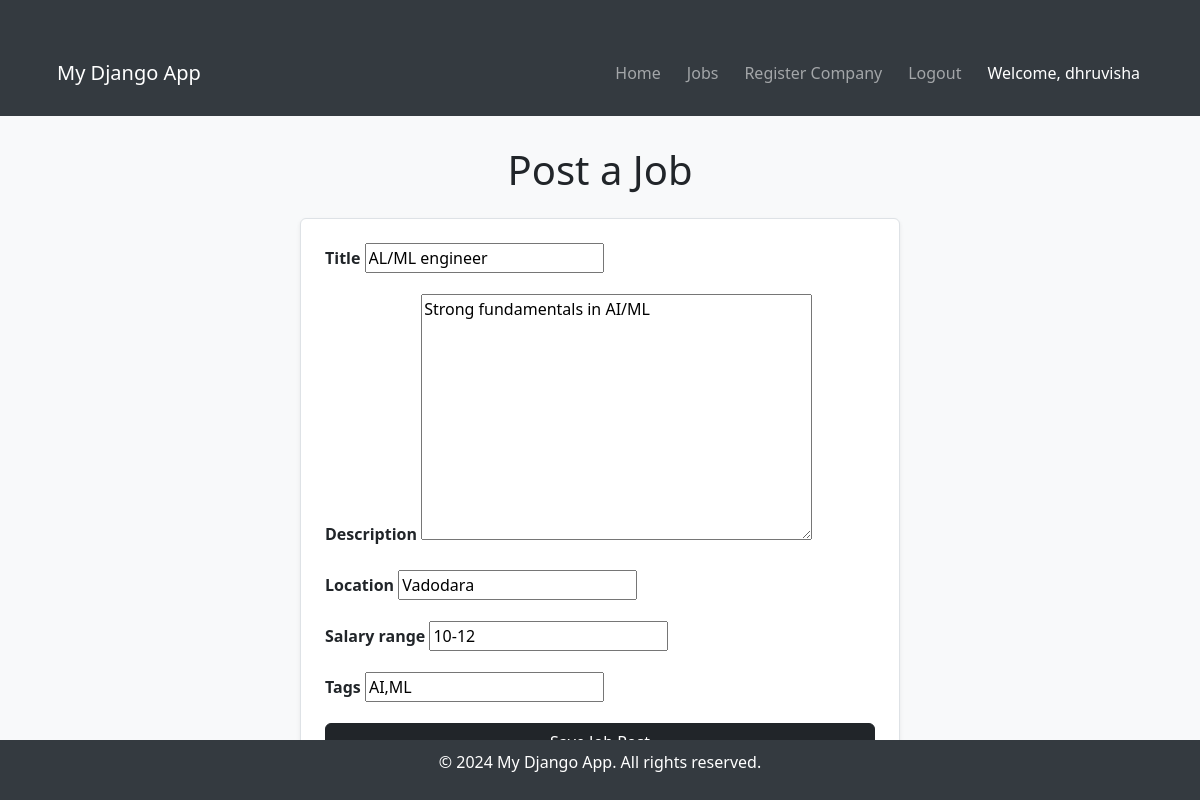
Page /update/5/ (signed in) on the committed database.
### jobs/models.py (models this page shows, shortened)
class JobPost(models.Model):
    company = models.ForeignKey(Company, on_delete=models.CASCADE)
    title = models.CharField(max_length=255)
    description = models.TextField()
    location = models.CharField(max_length=255)
    salary_range = models.CharField(max_length=50)
    tags = models.CharField(max_length=255, blank=True)
    posted_at = models.DateTimeField(auto_now_add=True)

### jobs/views.py (the view)
# urls.py: path('update/<int:job_id>/', views.edit_job, name='edit_job'),
@login_required
def edit_job(request, job_id):
    job = JobPost.objects.get(id=job_id)
    if job.company.user != request.user:
        return redirect('job_list')
    if request.method == 'POST':
        form = JobPostForm(request.POST, instance=job)
        if form.is_valid():
            form.save()
            return redirect('job_list')
    else:
        form = JobPostForm(instance=job)
    return render(request, 'job_post_form.html', {'form': form})

### jobs/forms.py
class JobPostForm(forms.ModelForm):
    class Meta:
        model = JobPost
        fields = ['title', 'description', 'location', 'salary_range', 'tags']

### jobs/templates/job_post_form.html (shortened to what this page needs)
{% extends 'base.html' %}
{% block content %}
<div class="d-flex justify-content-center align-items-center" style="min-height: 80vh;">
    <div class="w-100" style="max-width: 600px;">
        <h1 class="text-center mb-4">Post a Job</h1>
        <form method="post" class="p-4 border rounded bg-white shadow-sm" novalidate>
            {% for field in form %}
                <div class="mb-3">
                    <label for="{{ field.id_for_label }}" class="form-label fw-bold">
                        {{ field.label }}
                    </label>
                    {{ field }}
                </div>
            {% endfor %}
            <button type="submit" class="btn btn-dark w-100">Save Job Post</button>
        </form>
    </div>
</div>
{% endblock %}

### jobs/templates/base.html (shortened to what this page needs)
<!DOCTYPE html>
<html lang="en">
<head>
    {% load static %}
    <link href="https://cdn.jsdelivr.net/npm/bootstrap@5.3.3/dist/css/bootstrap.min.css" rel="stylesheet"
>
</head>
<body>
    <header>
        <div class="container">
            <nav class="navbar navbar-expand-lg navbar-dark">
                <a class="navbar-brand" href="{% url 'home' %}">My Django App</a>
                <div class="collapse navbar-collapse" id="navbarNav">
                    <ul class="navbar-nav ms-auto">
                        {% if user.is_authenticated %}
                            <li class="nav-item"><a class="nav-link" href="{% url 'home' %}">Home</a></li>
                            <li class="nav-item"><a class="nav-link" href="{% url 'job_list' %}">Jobs</a></li>
                            <li class="nav-item"><a class="nav-link" href="{% url 'company_registration' %}">Register Company</a></li>
                            <li class="nav-item"><a class="nav-link" href="{% url 'logout' %}">Logout</a></li>
                            <li class="nav-item">
                                <a class="nav-link text-white" href="{% url 'profile' %}">Welcome, {{ user.username }}</a>
                            </li>
                        {% else %}
                            <li class="nav-item"><a class="nav-link" href="{% url 'home' %}">Home</a></li>
                            <li class="nav-item"><a class="nav-link" href="{% url 'login' %}">Login</a></li>
                            <li class="nav-item"><a class="nav-link" href="{% url 'signup' %}">Sign Up</a></li>
                        {% endif %}
                    </ul>
                </div>
            </nav>
        </div>
    </header>
    <main>
        <div class="container">
            {% block content %}{% endblock %}
        </div>
    </main>
    <footer>
        <p>&copy; 2024 My Django App. All rights reserved.</p>
    </footer>
</body>
</html>

### jobs/templates/base.html (style rules this page uses)
body { background-color: #f8f9fa; }
header { background-color: #343a40; padding: 15px; }
header a { color: white; text-decoration: none; padding: 8px 15px; margin-right: 10px; border-radius: 5px; }
footer { background-color: #343a40; color: white; text-align: center; padding: 10px; position: fixed; width: 100%; bottom: 0; }
.container { margin-top: 30px; }

### rows in the picture
JobPost: form "AL/ML engineer" "Strong fundamentals in AI/ML" "Vadodara" "10-12" "AI,ML"

### other values in the picture
{{ user.username }} "dhruvisha"
{{ field.label }} "Title" "Description" "Location" "Salary range" "Tags"
